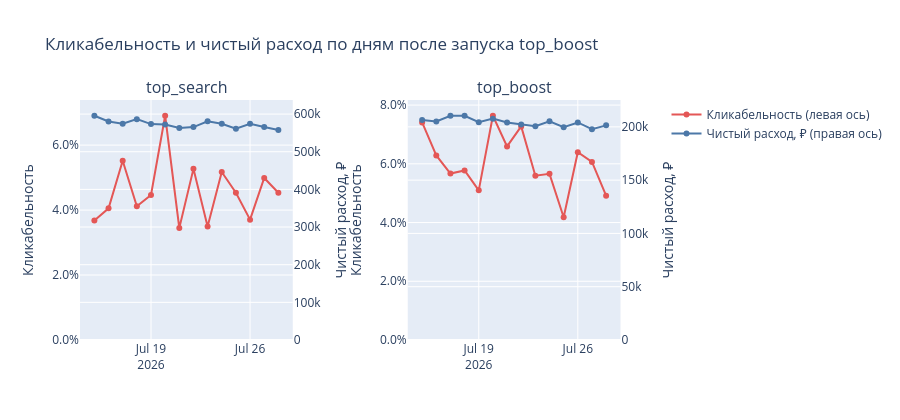

The notebook cell this image was saved under:
### Markdown cell above
### 5.1. Как вели себя кликабельность и расход 20.07
Для каждого продукта сравниваем 20.07 с остальными днями периода.

### Code cell
q_bonus = '''
WITH ctr_daily AS (
    SELECT i.event_date, i.product,
           1.0 * COUNT(c.click_id) / COUNT(*) AS ctr
    FROM impressions i
    LEFT JOIN clicks c ON c.impression_id = i.impression_id
    WHERE i.year = '2026' AND i.month = '07' AND i.day BETWEEN '15' AND '28'
    GROUP BY 1, 2
),
spend_daily AS (
    SELECT event_date, product, SUM(net_spend) AS net_spend
    FROM product_daily
    WHERE event_date BETWEEN '2026-07-15' AND '2026-07-28'
    GROUP BY 1, 2
)
SELECT c.event_date, c.product, c.ctr, s.net_spend
FROM ctr_daily c
JOIN spend_daily s ON s.event_date = c.event_date AND s.product = c.product
ORDER BY 1
'''
bonus = sql(q_bonus)

rows = []
for p, d in bonus.groupby("product"):
    other = d[d["event_date"] != "2026-07-20"]
    today = d[d["event_date"] == "2026-07-20"].iloc[0]
    rows.append({
        "product": p,
        "ctr_0720": 100 * today["ctr"], "ctr_mean": 100 * other["ctr"].mean(), "ctr_max": 100 * other["ctr"].max(),
        "spend_0720": today["net_spend"], "spend_mean": other["net_spend"].mean(),
        "spend_min": other["net_spend"].min(), "spend_max": other["net_spend"].max(),
    })
display(pd.DataFrame(rows).set_index("product").round(2))

fig = make_subplots(rows=1, cols=2, subplot_titles=["top_search", "top_boost"],
                    specs=[[{"secondary_y": True}, {"secondary_y": True}]])
for col, p in enumerate(["top_search", "top_boost"], start=1):
    d = bonus[bonus["product"] == p]
    fig.add_trace(go.Scatter(x=d["event_date"], y=d["ctr"], name="Кликабельность (левая ось)", mode="lines+markers",
                             line=dict(color="#E45756"), showlegend=(col == 1)), row=1, col=col, secondary_y=False)
    fig.add_trace(go.Scatter(x=d["event_date"], y=d["net_spend"], name="Чистый расход, ₽ (правая ось)", mode="lines+markers",
                             line=dict(color="#4C78A8"), showlegend=(col == 1)), row=1, col=col, secondary_y=True)
fig.update_yaxes(title_text="Кликабельность", tickformat=".1%", rangemode="tozero", secondary_y=False)
fig.update_yaxes(title_text="Чистый расход, ₽", rangemode="tozero", secondary_y=True)
fig.update_layout(height=420, title="Кликабельность и чистый расход по дням после запуска top_boost")
fig.show()

### Figure 1 — Plotly figure (JSON) as saved in the notebook; plotly's stock layout.template omitted (floating-point values rounded to 4 significant figures)
{"data": [{"line": {"color": "#E45756"}, "mode": "lines+markers", "name": "Кликабельность (левая ось)", "showlegend": true, "type": "scatter", "x": ["2026-07-15", "2026-07-16", "2026-07-17", "2026-07-18", "2026-07-19", "2026-07-20", "2026-07-21", "2026-07-22", "2026-07-23", "2026-07-24", "2026-07-25", "2026-07-26", "2026-07-27", "2026-07-28"], "xaxis": "x", "y": [0.03682, 0.04053, 0.0552, 0.04114, 0.04467, 0.06904, 0.03448, 0.05269, 0.03491, 0.05173, 0.04535, 0.03706, 0.04989, 0.04533], "yaxis": "y"}, {"line": {"color": "#4C78A8"}, "mode": "lines+markers", "name": "Чистый расход, ₽ (правая ось)", "showlegend": true, "type": "scatter", "x": ["2026-07-15", "2026-07-16", "2026-07-17", "2026-07-18", "2026-07-19", "2026-07-20", "2026-07-21", "2026-07-22", "2026-07-23", "2026-07-24", "2026-07-25", "2026-07-26", "2026-07-27", "2026-07-28"], "xaxis": "x", "y": [595600.0, 580400.0, 574200.0, 586500.0, 573500.0, 572100.0, 563100.0, 565400.0, 581000.0, 574400.0, 561100.0, 574100.0, 565500.0, 557800.0], "yaxis": "y2"}, {"line": {"color": "#E45756"}, "mode": "lines+markers", "name": "Кликабельность (левая ось)", "showlegend": false, "type": "scatter", "x": ["2026-07-15", "2026-07-16", "2026-07-17", "2026-07-18", "2026-07-19", "2026-07-20", "2026-07-21", "2026-07-22", "2026-07-23", "2026-07-24", "2026-07-25", "2026-07-26", "2026-07-27", "2026-07-28"], "xaxis": "x2", "y": [0.07411, 0.06287, 0.05669, 0.05775, 0.05096, 0.07637, 0.06593, 0.07274, 0.05596, 0.05659, 0.04182, 0.06395, 0.06066, 0.04917], "yaxis": "y3"}, {"line": {"color": "#4C78A8"}, "mode": "lines+markers", "name": "Чистый расход, ₽ (правая ось)", "showlegend": false, "type": "scatter", "x": ["2026-07-15", "2026-07-16", "2026-07-17", "2026-07-18", "2026-07-19", "2026-07-20", "2026-07-21", "2026-07-22", "2026-07-23", "2026-07-24", "2026-07-25", "2026-07-26", "2026-07-27", "2026-07-28"], "xaxis": "x2", "y": [206500.0, 205000.0, 210400.0, 210300.0, 204300.0, 207700.0, 204100.0, 202200.0, 200500.0, 205200.0, 199700.0, 204100.0, 197700.0, 201400.0], "yaxis": "y4"}], "layout": {"annotations": [{"font": {"size": 16}, "showarrow": false, "text": "top_search", "x": 0.185, "xanchor": "center", "xref": "paper", "y": 1, "yanchor": "bottom", "yref": "paper"}, {"font": {"size": 16}, "showarrow": false, "text": "top_boost", "x": 0.755, "xanchor": "center", "xref": "paper", "y": 1, "yanchor": "bottom", "yref": "paper"}], "height": 420, "title": {"text": "Кликабельность и чистый расход по дням после запуска top_boost"}, "xaxis": {"anchor": "y", "domain": [0, 0.37]}, "xaxis2": {"anchor": "y3", "domain": [0.57, 0.94]}, "yaxis": {"anchor": "x", "domain": [0, 1], "rangemode": "tozero", "tickformat": ".1%", "title": {"text": "Кликабельность"}}, "yaxis2": {"anchor": "x", "overlaying": "y", "rangemode": "tozero", "side": "right", "title": {"text": "Чистый расход, ₽"}}, "yaxis3": {"anchor": "x2", "domain": [0, 1], "rangemode": "tozero", "tickformat": ".1%", "title": {"text": "Кликабельность"}}, "yaxis4": {"anchor": "x2", "overlaying": "y3", "rangemode": "tozero", "side": "right", "title": {"text": "Чистый расход, ₽"}}}}
